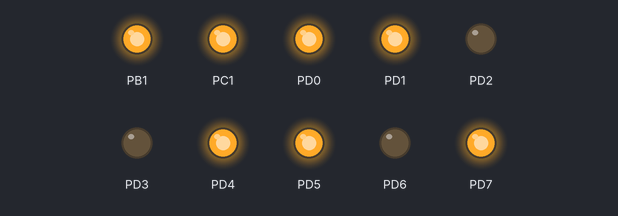
Recording of a program running on a simulated ATmega8, built with avr-gcc and emulated at 8 MHz. On the bench: output pins drawn as LEDs (lit = HIGH).

Above: at 0.15 s.
At 0.75 s:
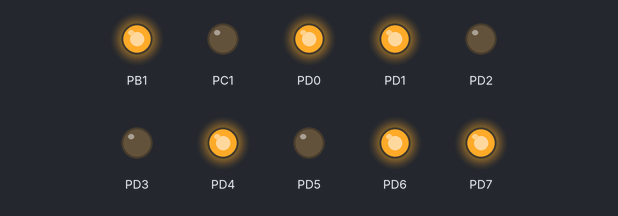
At 1.35 s:
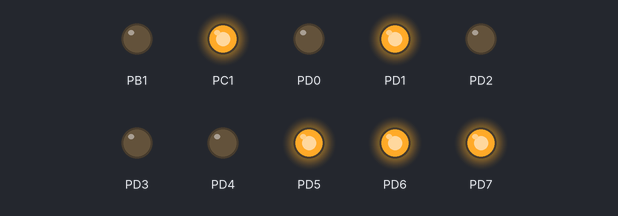
At 2.85 s:
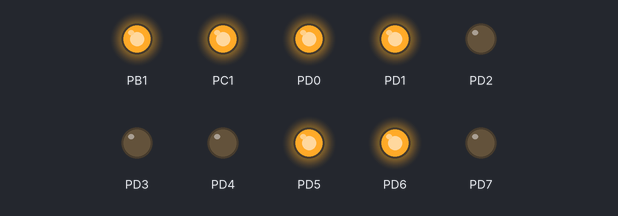
At 4.65 s:
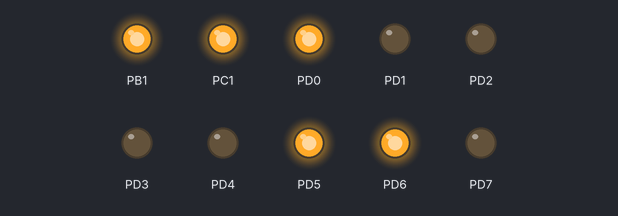
At 6.45 s:
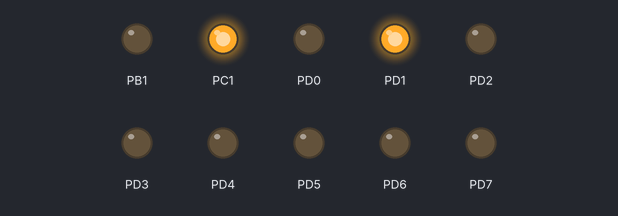
Timing chart, 0 to 6.9 s (numbered marks = the images above):
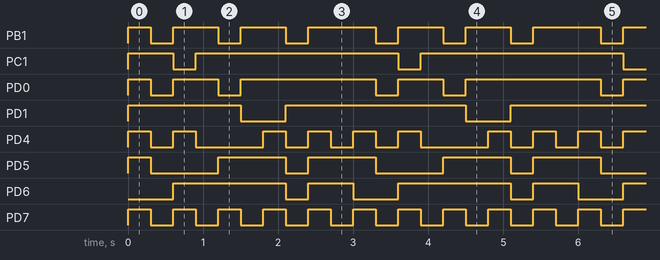

Measured:
- by itself, PB1: repeats every 3.0 s: 2 × (LOW 0.30 s, HIGH 0.60 s), LOW 0.30 s, HIGH 0.90 s
- by itself, PC1: repeats every 3.0 s: LOW 0.30 s, HIGH 2.7 s
- by itself, PD0: repeats every 3.0 s: LOW 0.30 s, HIGH 0.60 s, LOW 0.30 s, HIGH 1.8 s
- by itself, PD1: repeats every 3.0 s: LOW 0.60 s, HIGH 2.4 s
- by itself, PD4: repeats every 3.0 s: LOW 0.30 s, HIGH 0.30 s, LOW 0.90 s, 2 × (HIGH 0.30 s, LOW 0.30 s), HIGH 0.30 s
- by itself, PD5: repeats every 3.0 s: LOW 0.90 s, HIGH 0.90 s, LOW 0.30 s, HIGH 0.90 s
- by itself, PD6: repeats every 3.0 s: LOW 0.30 s, HIGH 0.60 s, LOW 0.60 s, HIGH 1.5 s
- by itself, PD7: alternates HIGH for 0.30 s and LOW for 0.30 s

The program:

main.c
```c
#define F_CPU 8000000UL // 8 MHz

#include <avr/io.h>
#include <util/delay.h>

#include "sseg_mpx1.h"

int main(void)
{
	// установка регистров направления DDR
	DDRD = 255;
	_SET_BIT(DDRC, 1);
	_SET_BIT(DDRB, 1);

	// определение массива чисел для индикатора
	uint8_t nums[] = SEG_NUMBERS;

	// массив подключения пинов к индикатору
	PIN pins[8] = {
			{&PORTD, 0},	// q
			{&PORTD, 1},	// b
			{&PORTC, 1},	// c
			{&PORTB, 1},	// d
			{&PORTD, 4},	// e
			{&PORTD, 5},	// f
			{&PORTD, 6},	// g
			{&PORTD, 7}}; // dp

	uint8_t i = 0;
	uint8_t toggle_dp = 0;

	while (1)
	{
		// работа с точкой на индикаторе
		toggle_dp = toggle_dp ? 0 : 1;
		if (toggle_dp)
			seg_dot_on(pins);
		else
			seg_dot_off(pins);

		// отображение числа на индикаторе
		seg_show(pins, nums[i]);
		i = ++i > 9 ? 0 : i;

		_delay_ms(300);
	}
}
```

sseg_mpx1.c
```c
#include "sseg_mpx1.h"

// устанавливает бит порта в активное состояние
void seg_pin_on(PIN *pin)
{
	_SET_BIT(*pin->PORT, pin->NUM);
};

// устанавливает бит порта в неактивное состояние
void seg_pin_off(PIN *pin)
{
	_CLEAR_BIT(*pin->PORT, pin->NUM);
}

// активирует dp индикатора
void seg_dot_on(PIN *pin)
{
	pin = pin + DOT_POSITION_IN_ARRAY;
	_SET_BIT(*pin->PORT, pin->NUM);
}

// деактивирует dp индикатора
void seg_dot_off(PIN *pin)
{
	pin = pin + DOT_POSITION_IN_ARRAY;
	_CLEAR_BIT(*pin->PORT, pin->NUM);
}

// отображение данных на индикаторе
void seg_show(PIN *pin, uint8_t number)
{
	uint8_t read_number = 0;
	for (uint8_t i = 0; i < PIN_COUNT; i++)
	{
		if (i != DOT_POSITION_IN_ARRAY)
		{
			uint8_t bit = _READ_BIT(number, read_number);
			if (bit)
				seg_pin_on(pin);
			else
				seg_pin_off(pin);
			read_number++;
			pin = pin + 1;
		}
	}
}

// отключение дисплея
void seg_off(PIN *pin)
{
	for (uint8_t i = 0; i < PIN_COUNT; i++)
	{
		seg_pin_off(pin);
		pin = pin + 1;
	}
}
```

sseg_mpx1.h
```c
/*
Author: valderan

AVR Microcontroller Atmega8
7-SEGMENT DISPLAY LIBRARY

PROTEUS MODEL:
	7SEG-MPX1-CC (Common Cathode) testing
*/
#pragma once

#include <avr/io.h>

// макрос установки бита
#define _SET_BIT(REG, BIT) ((REG) |= (1 << BIT))
// макрос очистки бита
#define _CLEAR_BIT(REG, BIT) ((REG) &= ~(1 << BIT))
// макрос чтения значения бита
#define _READ_BIT(REG, BIT) ((REG) & (1 << BIT))

// кол-во пинов для индикатора
#define PIN_COUNT 8
// позиция точки в массиве
#define DOT_POSITION_IN_ARRAY 7
// шаблон пинов по которому будет идти перебор

// struct for pin
typedef struct
{
	volatile uint8_t *PORT; // порт к которому подсоединен пин
	uint8_t NUM;						// номер пина для PORT
} PIN;

// задание структуры подключения для одного порта
#define CREATE_AND_ASSIGN_TO_PORT(PORT) \
	{                                     \
		{&PORT, 0},                         \
				{&PORT, 1},                     \
				{&PORT, 2},                     \
				{&PORT, 3},                     \
				{&PORT, 4},                     \
				{&PORT, 5},                     \
				{&PORT, 6},                     \
		{                                   \
			&PORT, 7                          \
		}                                   \
	}

#define SEG_NUMBERS {0x3F, 0x06, 0x5B, 0x4F, 0x66, 0x6D, 0x7D, 0x07, 0x7F, 0x6F};

// устанавливает бит порта в активное состояние
void seg_pin_on(PIN *pin);

// устанавливает бит порта в неактивное состояние
void seg_pin_off(PIN *pin);

// кждый 8й эллемент массива должен быть определен как dp(точка)
// либо определяется в DOT_POSITION_IN_ARRAY
// активирует dp индикатора
void seg_dot_on(PIN *pin);

// деактивирует dp индикатора
void seg_dot_off(PIN *pin);

// отображение данных на индикаторе
void seg_show(PIN *pin, uint8_t number);

// отключение дисплея
void seg_off(PIN *pin);
```
